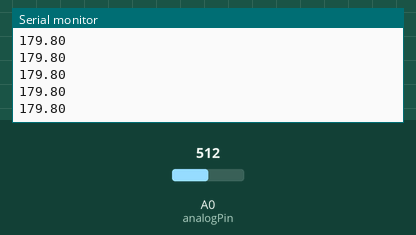
Recording of a sketch running on a simulated Arduino Uno, built with avr-gcc and run on an emulated ATmega328P. Parts: the last lines printed to the serial monitor. The test bench sets the inputs (shaded band); at power-on: A0 (analogPin) = 512.

Above: at 1.2 s.
1.3 s: A0 (analogPin) set to 716
At 2.2 s:
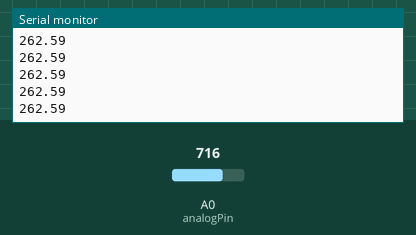
2.8 s: A0 (analogPin) set to 897
At 3.8 s:
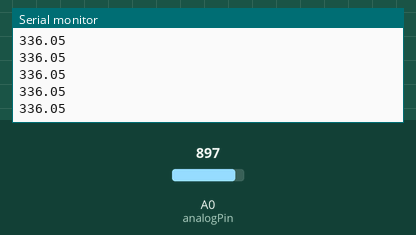
Timing chart, 0 to 5.8 s (numbered marks = the images above; inputs shaded):
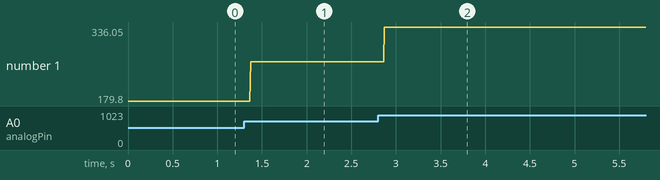

The sketch:

encoder_test.ino
```cpp
int analogPin = A0;
int sensorRead;
int maxSensorOutput = 887;
int correctedRead;
int downPosition;
int offset;
float angleDeg;
float theta;
float lastTheta = 180.0;
void setup()
{
  pinMode(analogPin, INPUT);
  Serial.begin(9600);
  downPosition = analogRead(analogPin);
  offset = downPosition - maxSensorOutput/2;
}

void loop()
{
  sensorRead = analogRead(analogPin);
  theta = 360.0*( (float)sensorRead - (float)offset)/( (float)maxSensorOutput);
  if (theta < 0) {
    theta = theta + 360;
  }
  Serial.println(theta);
}
```

Measured:
- after the input at 1.3 s, the serial monitor: prints a new line after 0.07 s (image 1)
- after the input at 2.8 s, the serial monitor: prints a new line after 0.07 s (image 2)
- plotted number 1: 179.8 → 262.59 after the input at 1.3 s, 262.59 → 336.05 after the input at 2.8 s
